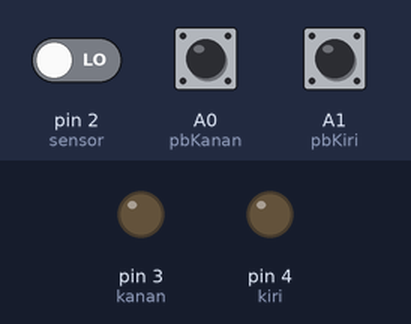
The sketch below on a simulated Arduino Uno, built with avr-gcc and run on an emulated ATmega328P. Shown: output pins drawn as LEDs (lit = HIGH). The inputs (shaded band) are chosen by the test bench; at power-on: pin 2 (sensor) LOW, A0 (pbKanan) HIGH, A1 (pbKiri) HIGH.

Above: at 1.2 s.
1.3 s: pin 2 (sensor) driven HIGH
At 2.1 s:
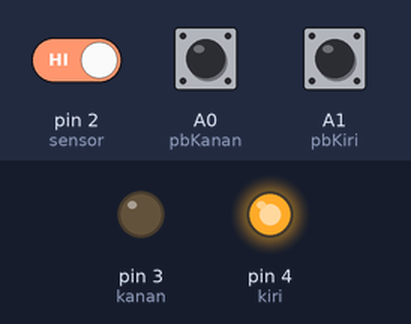
2.8 s: pin 2 (sensor) driven LOW
5.8 s: A0 (pbKanan) pulled LOW for 1 s
At 10.6 s:
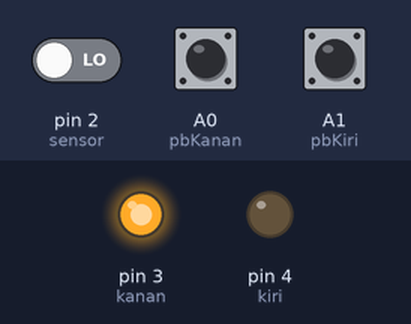
Timing chart, 0 to 15.8 s (numbered marks = the images above; inputs shaded):
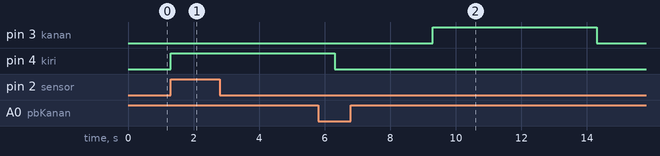

Measured:
- after the input at 1.3 s, pin 4 (kiri): LOW → HIGH at once
- after the input at 2.8 s, every drawn part: stays the same
- after the input at 5.8 s, pin 3 (kanan): LOW → HIGH after 3.5 s, → LOW 5.0 s later

The sketch:

Jembatan_otomatis.ino
```cpp
int sensor=2;
int pbKanan=A0, pbKiri=A1;
int kanan=3;
int kiri=4;

void setup() {
  pinMode(pbKanan,INPUT_PULLUP);
  pinMode(pbKiri,INPUT_PULLUP);
  pinMode(kanan,OUTPUT);
  pinMode(kiri,OUTPUT);
  pinMode(sensor,INPUT);
}

void loop() {

if(digitalRead(pbKanan)==0 &&
    digitalRead(pbKiri)==1){
    digitalWrite(kiri,LOW);
    delay(3000);
    digitalWrite(kanan,HIGH);
    delay(5000);
  }
else if(digitalRead(sensor)==HIGH){

    digitalWrite(kanan,LOW);
    digitalWrite(kiri,HIGH);
    delay(5000);

    }
else if(digitalRead(pbKanan)==1 && digitalRead(pbKiri)==0){

    digitalWrite(kanan,LOW);

    digitalWrite(kiri,HIGH);
    delay(5000);

  }
else{
    digitalWrite(kanan,LOW);
    digitalWrite(kiri,LOW);
  }
}
```
